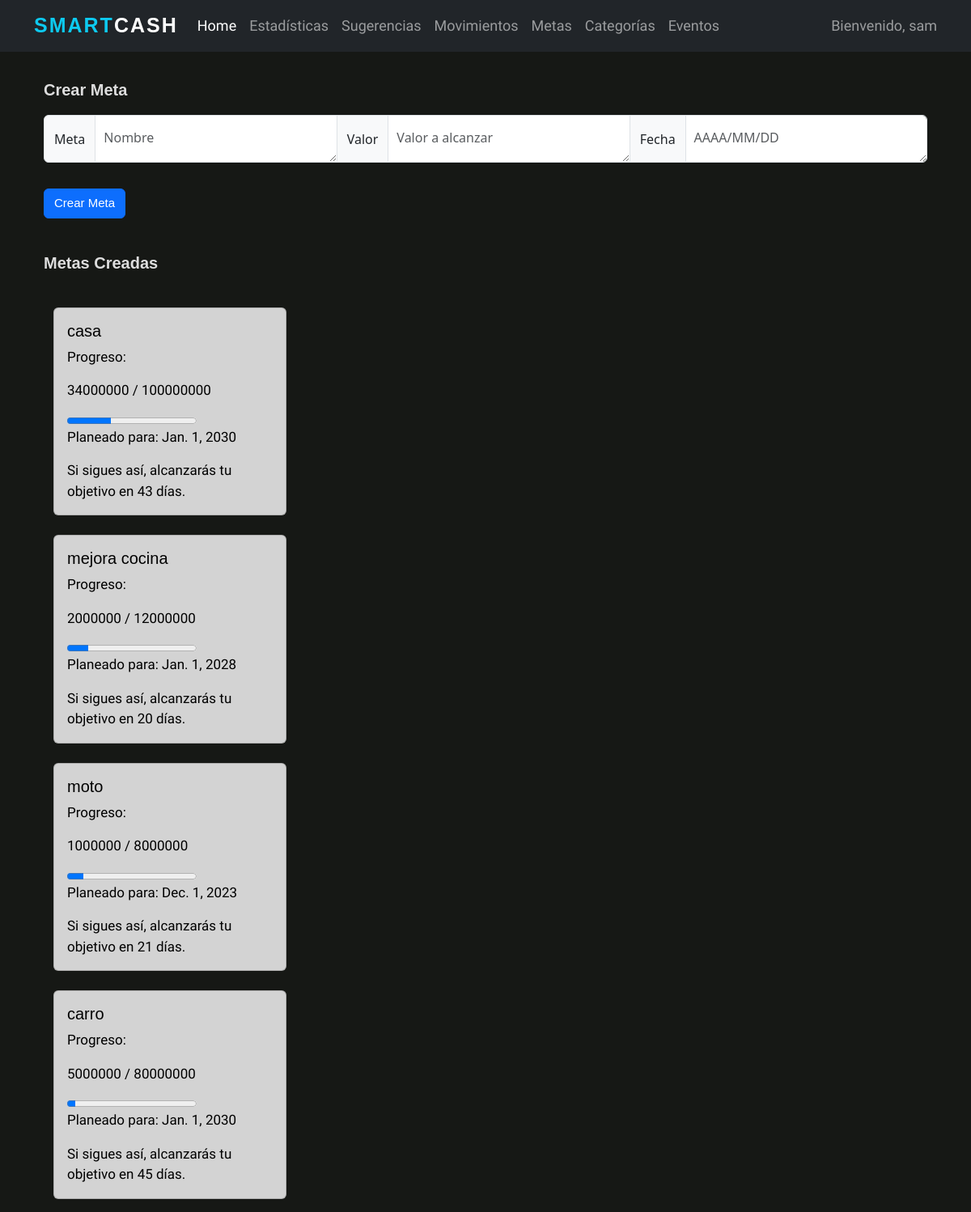
The page /goals/ (signed in) on the database its author committed.
### wallet/models.py (models this page shows, shortened)
class Meta(models.Model):
    usuario = models.ForeignKey(User, on_delete=models.CASCADE)
    nombre = models.CharField(max_length=100)
    fecha = models.DateField()
    fecha_creacion = models.DateField(null=True, blank=True)
    cantidad_meta = models.IntegerField()
    cantidad_actual = models.IntegerField()
    dias_estimados = models.IntegerField(null=True, blank=True)

### wallet/views.py (the view)
# urls.py: path('goals/', wallet_views.goals, name='goals'),
def goals(request):
    connection.current_user = request.user
    goal_name = request.GET.get('goal_name')
    goal_value = request.GET.get('goal_value')
    goal_date = request.GET.get('goal_date')
    if goal_date and goal_name and goal_value:
        connection.create_goal(goal_name.lower(), goal_value, goal_date, request.user)
        connection.create_category(goal_name, request.user)
    user_goals = connection.search_user_goals(request.user)
    user_estimated_dates = mov.date_estimated(user_goals)
    return render(request, 'registration/goals.html',
                  {'goal_name': goal_name, 'goal_value': goal_value, 'goal_date': goal_date, 'user_goals': user_goals, 'estimated_dates': user_estimated_dates})

### wallet/connection.py (called while the page is built)
def search_user_goals(user):
    goals = Meta.objects.all().filter(usuario=user)
    return goals

### wallet/movements.py (called while the page is built)
def date_estimated(goals):
    for goal in goals:
        passed_days = (datetime.today().date() - goal.fecha_creacion).days
        if goal.cantidad_actual != 0:
            estimated = (goal.cantidad_meta * (passed_days + 1 if passed_days == 0 else passed_days) / goal.cantidad_actual) - passed_days
            goal.dias_estimados = int(round(estimated))
            goal.save()

### wallet/templates/registration/goals.html (shortened to what this page needs)
{% extends 'base.html' %}
{% load static %}
    {% block content %}
<form action="">
    <br><br><br><br>
    <div class="container">
        <p id="movimientos">Crear Meta</p>
        <div class="input-group mb-3">
            <span class="input-group-text mb-3">Meta</span>
            <textarea class="form-control mb-3" aria-label="With textarea" placeholder="Nombre"
                      name="goal_name"></textarea>
            <span class="input-group-text mb-3">Valor</span>
            <textarea class="form-control mb-3" aria-label="With textarea"
                      placeholder="Valor a alcanzar" name="goal_value"></textarea>
            <span class="input-group-text mb-3">Fecha</span>
            <textarea class="form-control mb-3" aria-label="With textarea" placeholder="AAAA/MM/DD"
                      name="goal_date"></textarea>
        </div>
        <button type="submit" class="btn btn-primary mb-3"> Crear Meta</button>
    <br>
    <br>
</form>
<p id="movimientos">Metas Creadas</p>
{% for goal in user_goals %}
<div class="container">
    <br>
            <div class="card" style="width: 18rem;">
                <div id="metas" class="card-body">
                    <h5 class="card-title">
                        {{ goal.nombre }}
                    </h5>
                    <p class="card-text">Progreso: </p>
                    <p class="card-text">{{ goal.cantidad_actual }} / {{ goal.cantidad_meta }}</p>
                    <progress id="file" value="{{ goal.cantidad_actual }}" max="{{ goal.cantidad_meta }}"></progress>
                    <p class="card-text">Planeado para: {{ goal.fecha }}</p>
                    {% if goal.dias_estimados %}
                    <p class="card-text">Si sigues así, alcanzarás tu objetivo en {{ goal.dias_estimados }} días.</p>
                    {% endif %}
                </div>
            </div>
    </div>
{% endfor %}
{% endblock content %}

### smartcash/templates/base.html (shortened to what this page needs)
{% load static %}
<html lang="en">
<head>
    <link href="https://cdn.jsdelivr.net/npm/bootstrap@5.3.0-alpha1/dist/css/bootstrap.min.css" rel="stylesheet"
>
    <link rel="stylesheet" href="https://cdn.jsdelivr.net/npm/bootstrap-icons@1.7.2/font/bootstrap-icons.css">
    <link rel="stylesheet" type="text/css" href="{% static 'css/style.css' %}"/>
</head>
<body>
    <nav class="navbar navbar-expand-lg navbar-dark bg-dark fixed-top">
        <div class="container">
            <a href="{% url 'home' %}" class="navbar-brand"> <span class="text-info">Smart</span>Cash</a>
            <div class="collapse navbar-collapse" id="navbarText">
                <ul class="navbar-nav me-auto mb-2 mb-lg-0">
                    <li class="nav-item">
                        <a class="nav-link active" aria-current="page" href="{% url 'home' %}">Home</a>
                    </li>
                    <li class="nav-item">
                        <a class="nav-link" href="{% url 'statistics' %}">Estadísticas</a>
                    </li>
                    <li class="nav-item">
                        <a class="nav-link" href="{% url 'suggestions' %}">Sugerencias</a>
                    </li>
                    <li class="nav-item">
                        <a class="nav-link" href="{% url 'movements' %}">Movimientos</a>
                    </li>
                    <li class="nav-item">
                        <a class="nav-link" href="{% url 'goals' %}">Metas</a>
                    </li>
                    <li class="nav-item">
                        <a class="nav-link" href="{% url 'categories' %}">Categorías</a>
                    </li>
                    <li class="nav-item">
                        <a class="nav-link" href="{% url 'events' %}">Eventos</a>
                    </li>
                </ul>
                <span id="bienvenida" class="navbar-text">
					Bienvenido, {{ user.username }}
				</span>
            </div>
        </div>
</nav>
<div class="container">
    {% block content %}
    {% endblock content %}
</div>
</body>
</html>

### static/css/style.css (style rules this page uses)
#bienvenida { font-family: 'Roboto Condensed', sans-serif; font-size: 18px; }
#movimientos { font-family:'Lucida Sans', 'Lucida Sans Regular', 'Lucida Grande', 'Lucida Sans Unicode', Geneva, Verdana, sans-serif; color: rgb(221, 221, 221); font-weight: bold; font-size: 20px; }
#metas { color: black; }
.form-control { height: 59px; padding: 15px 10; box-sizing: border-box; }
h5 { font-family:'Lucida Sans', 'Lucida Sans Regular', 'Lucida Grande', 'Lucida Sans Unicode', Geneva, Verdana, sans-serif; }
.btn { font-family:'Lucida Sans', 'Lucida Sans Regular', 'Lucida Grande', 'Lucida Sans Unicode', Geneva, Verdana, sans-serif; font-size: 15px; }
p { font-family: 'Roboto Condensed', sans-serif; font-size: 17px; }
body { background: #161815; }
.navbar-nav a { font-family: 'Roboto Condensed', sans-serif; font-size: 18px; }
.navbar-dark .navbar-brand { font-family:'Franklin Gothic Medium', 'Arial Narrow', Arial, sans-serif; color: #fff; font-size: 25px; text-transform: uppercase; font-weight: bold; letter-spacing: 2px; }
.card { background-color: #D3D3D3; }

### rows shown on the page
Meta: nombre "casa", cantidad_actual "34000000", cantidad_meta "100000000", fecha "Jan. 1, 2030", dias_estimados "43"
Meta: nombre "mejora cocina", cantidad_actual "2000000", cantidad_meta "12000000", fecha "Jan. 1, 2028", dias_estimados "20"
Meta: nombre "moto", cantidad_actual "1000000", cantidad_meta "8000000", fecha "Dec. 1, 2023", dias_estimados "21"
Meta: nombre "carro", cantidad_actual "5000000", cantidad_meta "80000000", fecha "Jan. 1, 2030", dias_estimados "45"

### other values the page prints
{{ user.username }} "sam"
